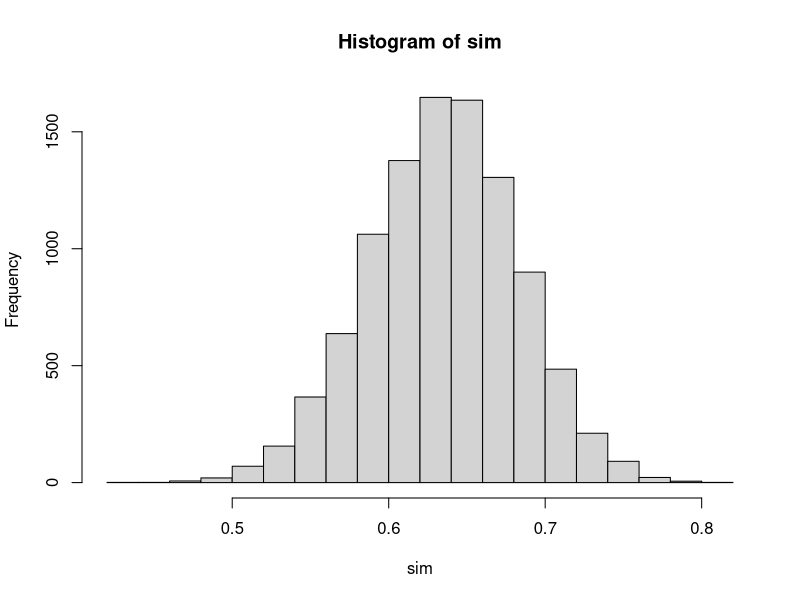

Write the R code that produced this figure.
## ---- chunk 1
p <- 0.64
n <- 100
sim <- replicate(10000, mean(rbinom(n,1,p)))

hist(sim)
